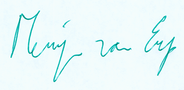
#> input picture Data/Dataset_Signature_Final/dataset1/real/00101001.png, 184 x 90 px; its folder holds only this picture in this run
$ jupyter execute --allow-errors EDA.ipynb
#> lines starting #> are read from the running program, lines starting #| are printed output that depends on the picture
Because there is an update

For cv2

[cell 1]
import cv2
import glob
import numpy as np
import pandas as pd
import matplotlib.pyplot as plt

Define the paths to the image files

[cell 2]
gen = [glob.glob('../Deep_Learning/Data/Dataset_Signature_Final/dataset1/real/*.*'),
       glob.glob('../Deep_Learning/Data/Dataset_Signature_Final/dataset2/real/*.*'),
       glob.glob('../Deep_Learning/Data/Dataset_Signature_Final/dataset3/real/*.*'),
       glob.glob('../Deep_Learning/Data/Dataset_Signature_Final/dataset4/real/*.*')]

forg = [glob.glob('../Deep_Learning/Data/Dataset_Signature_Final/dataset1/forge/*.*'),
        glob.glob('../Deep_Learning/Data/Dataset_Signature_Final/dataset2/forge/*.*'),
        glob.glob('../Deep_Learning/Data/Dataset_Signature_Final/dataset3/forge/*.*'),
        glob.glob('../Deep_Learning/Data/Dataset_Signature_Final/dataset4/forge/*.*')]

[cell 3]
# function to load the images
def load_images(file_list):
    images = []
    for files in file_list:
        for file in files:
            img = cv2.imread(file)
#> img is the input picture: shape (90, 184, 3); mean B, G, R 249.3, 248.6, 231.5
            images.append(img)
    return images

[cell 4]
gen_imgs = load_images(gen)
forg_imgs = load_images(forg)

[cell 5]
num_gen = sum([len(x) for x in gen])
num_forg = sum([len(x) for x in forg])
print(f"Number of real signatures: {num_gen}")
print(f"Number of forged signatures: {num_forg}")

[cell 6]
# checking balance
if num_gen == num_forg:
    print("The dataset is balanced.")
else:
    print("The dataset is not balanced.")

Calculate the dimensions of the images, their color channels, and pixel values

[cell 7]
gen_shape = [x.shape for x in gen_imgs]
forg_shape = [x.shape for x in forg_imgs]
print("Shape of real images: ", gen_shape[:5])
print("Shape of forged images: ", forg_shape[:5])

gen_color = [x.shape[2] for x in gen_imgs]
forg_color = [x.shape[2] for x in forg_imgs]
print("Color channels of real images: ", gen_color[:5])
print("Color channels of forged images: ", forg_color[:5])

gen_pixels = [x.mean() for x in gen_imgs]
forg_pixels = [x.mean() for x in forg_imgs]
print("Mean pixel values of real images: ", gen_pixels[:5])
print("Mean pixel values of forged images: ", forg_pixels[:5])

[cell 8]
# Some sample images to visually inspect the data
fig, axs = plt.subplots(2, 5, figsize=(15, 6))
#> (the rest of this cell did not finish here and is left out)

[cell 9]
# Create a dataframe to hold the image data
image_data = pd.DataFrame(columns=['Type', 'Shape', 'Color Channels', 'Mean Pixel Value'])

#> (a cell that did not finish here is left out)

[cell 11]
# adding forged signatures data
for i in range(len(forg_shape)):
    image_data = image_data.append({'Type': 'Forged', 'Shape': forg_shape[i], 'Color Channels': forg_color[i], 'Mean Pixel Value': forg_pixels[i]}, ignore_index=True)

[cell 12]
# overal statistics
print(image_data.describe())

[cell 13]
# visualizing the distribution of the image data
fig, axs = plt.subplots(2, 2, figsize=(10, 6))
image_data[image_data['Type'] == 'Real']['Color Channels'].hist(ax=axs[0, 0])
image_data[image_data['Type'] == 'Forged']['Color Channels'].hist(ax=axs[1, 0])
image_data[image_data['Type'] == 'Real']['Mean Pixel Value'].hist(ax=axs[0, 1])
image_data[image_data['Type'] == 'Forged']['Mean Pixel Value'].hist(ax=axs[1, 1])

axs[0, 0].set_title("Color Channels of Real Signatures")
axs[0, 1].set_title("Mean Pixel Value of Real Signatures")
axs[1, 0].set_title("Color Channels of Forged Signatures")
axs[1, 1].set_title("Mean Pixel Value of Forged Signatures")

plt.tight_layout()
plt.show()
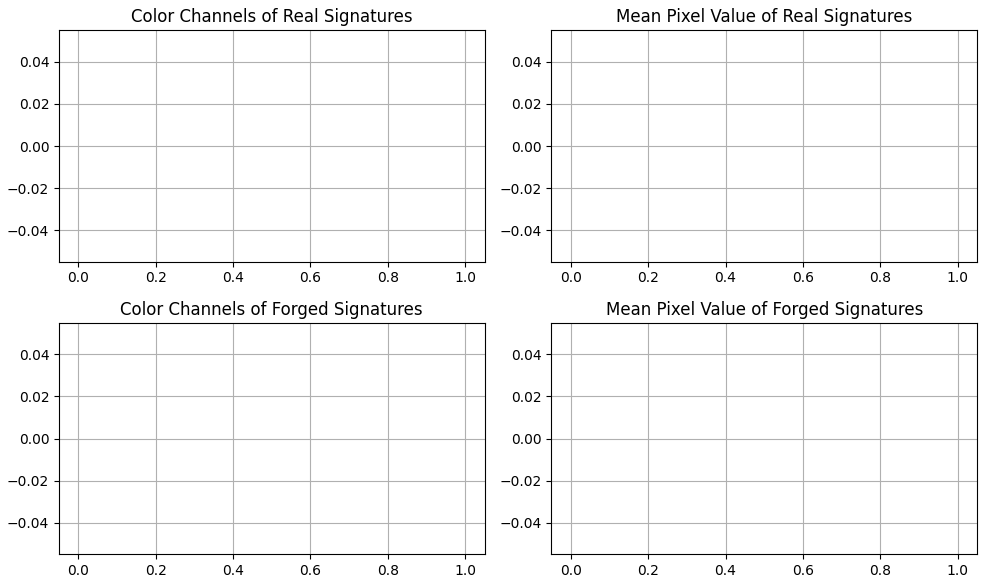
#> figure drawn by matplotlib, 4 panels
